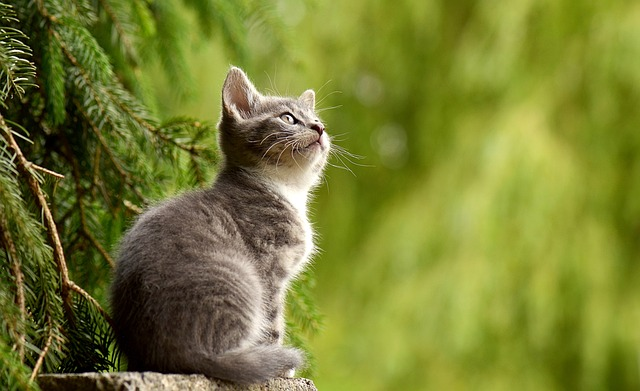
#> input picture img.jpg, 640 x 391 px
$ jupyter execute '10_이미지변형.ipynb'
#> lines starting #> are read from the running program, lines starting #| are printed output that depends on the picture; after the words box and inside, x2 and y2 are one past the last pixel; in counts of white or black regions, pixels touching at a corner belong together
## 이미지 변형 (흑백)

### 애초에 호출할 때부터 흑백으로 불러오기

[cell 1]
import cv2

# 흑백이긴 한데, 이건 애초에 호출할 때부터 흑백으로 불러오는 방법
img = cv2.imread('img.jpg', cv2.IMREAD_GRAYSCALE)
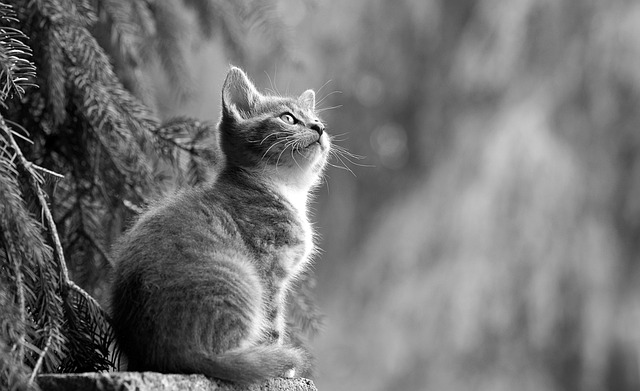
#> img: shape (391, 640); min 0, max 255, mean 115.1
cv2.imshow('Test', img)
cv2.waitKey(0)
cv2.destroyAllWindows()

### 불러온 이미지를 흑백으로 변경

[cell 2]
import cv2

img = cv2.imread('img.jpg')
#> img is the input picture: shape (391, 640, 3); mean B, G, R 49.8, 125.8, 119.1

dst = cv2.cvtColor(img, cv2.COLOR_BGR2GRAY)

cv2.imshow('Origin', img)
cv2.imshow('Gray', dst)
cv2.waitKey(0)
cv2.destroyAllWindows()

## 이미지 변형 (흐림)

### 가우시안 블러

커널 사이즈 변화에 따른 흐림

[cell 3]
import cv2

img = cv2.imread('img.jpg')

# 커널 사이즈는 주로 양수 홀수로 지정했을 때 우수한 성능을 보여줌 : (3, 3) (5, 5) (7, 7)
# 사이즈가 클 수록 흐림효과가 커짐
kernel_3 = cv2.GaussianBlur(img, (3, 3), 0)
kernel_5 = cv2.GaussianBlur(img, (5, 5), 0)
kernel_7 = cv2.GaussianBlur(img, (7, 7), 0)

cv2.imshow('Origin', img)
cv2.imshow('kernel_3', kernel_3)
cv2.imshow('kernel_5', kernel_5)
cv2.imshow('kernel_7', kernel_7)
cv2.waitKey(0)
cv2.destroyAllWindows()

표준편차 변화에 따른 흐림

[cell 4]
import cv2

img = cv2.imread('img.jpg')

sigma_1 = cv2.GaussianBlur(img, (0, 0), 1) # sigmaX : 가우시간 커널 x방향의 표준편차
sigma_2 = cv2.GaussianBlur(img, (0, 0), 2)
sigma_3 = cv2.GaussianBlur(img, (0, 0), 3)

cv2.imshow('Origin', img)
cv2.imshow('sigma_1', sigma_1)
cv2.imshow('sigma_2', sigma_2)
cv2.imshow('sigma_3', sigma_3)
cv2.waitKey(0)
cv2.destroyAllWindows()

## 이미지 변형 (원근)

### 사다리꼴 이미지 펼치기

[cell 5]
import cv2
import numpy as np

img = cv2.imread('newspaper.jpg')
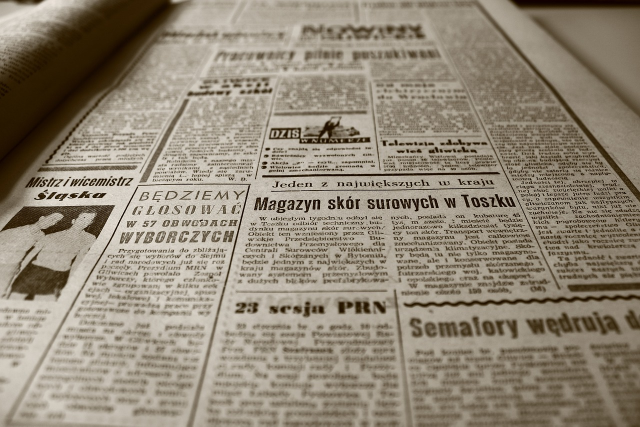
#> input picture newspaper.jpg, 1280 x 853 px (shown at 1/2 size)
#> img is the input picture: shape (853, 1280, 3); mean B, G, R 118.6, 135.1, 145.4

width, height = 640, 240

src = np.array([[511, 352], [1008, 345], [1122, 584], [455, 594]], dtype = np.float32)  # input 4개 지점
dst = np.array([[0, 0], [width, 0], [width, height], [0, height]], dtype = np.float32)  # output 4개 지점

matrix = cv2.getPerspectiveTransform(src, dst)  # src영역을 dst영역으로 바꿔주는 변환행렬 연산
result = cv2.warpPerspective(img, matrix, (width, height))  # 구한 변환행렬을 원본 이미지에 적용하여 최종 결과이미지를 얻어옴
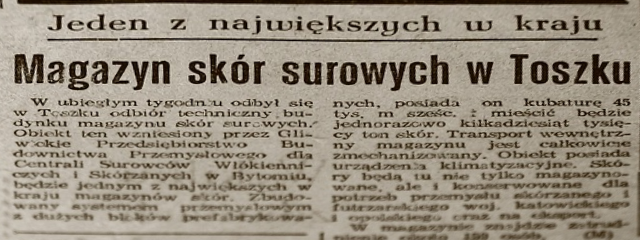
#> result: shape (240, 640, 3); mean B, G, R 125.2, 140.6, 150.2

cv2.imshow('img', img)
cv2.imshow('result', result)
cv2.waitKey(0)
cv2.destroyAllWindows()

### 회전된 이미지 올바로 세우기

[cell 6]
import cv2
import numpy as np

img = cv2.imread('poker.jpg')
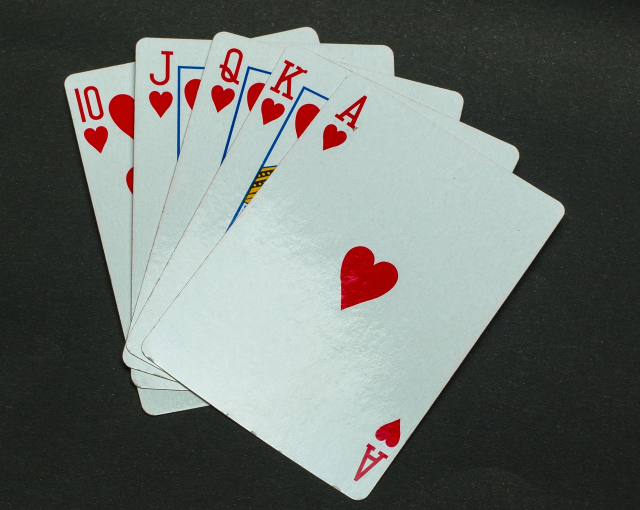
#> input picture poker.jpg, 1280 x 1020 px (shown at 1/2 size)
#> img is the input picture: shape (1020, 1280, 3); mean B, G, R 108.4, 112.6, 107.2

width, height = 530, 710

src = np.array([[702, 143], [1133, 414], [726, 1007], [276, 700]], dtype = np.float32)  # input 4개 지점
dst = np.array([[0, 0], [width, 0], [width, height], [0, height]], dtype = np.float32)  # output 4개 지점

matrix = cv2.getPerspectiveTransform(src, dst)  # src영역을 dst영역으로 바꾸기 위한 변환행렬 얻어옴
result = cv2.warpPerspective(img, matrix, (width, height))  # 변환행렬을 적용하여 최종 결과이미지를 얻어옴
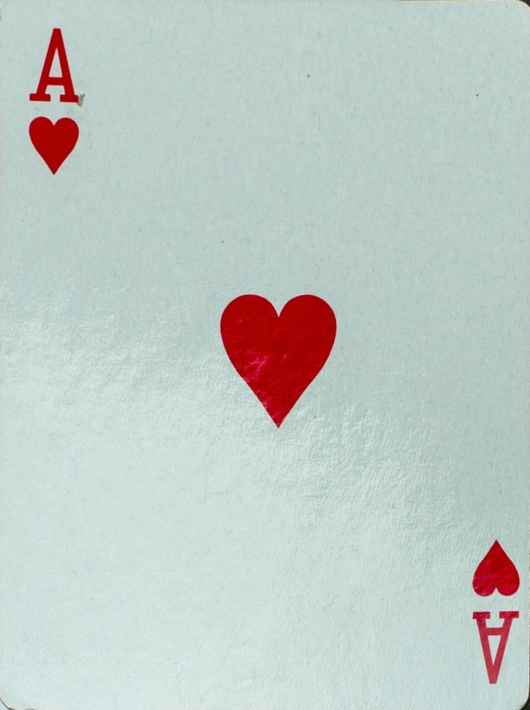
#> result: shape (710, 530, 3); mean B, G, R 198.4, 201.9, 191.6

cv2.imshow('img', img)
cv2.imshow('result', result)
cv2.waitKey(0)
cv2.destroyAllWindows()

## 이미지 변형 (이진화)

### 이진화 : 0과 1로 흰검만을 가지는 바이너리 이미지로 바꾸는 방법

[cell 7]
import cv2

img = cv2.imread('book.jpg', cv2.IMREAD_GRAYSCALE)
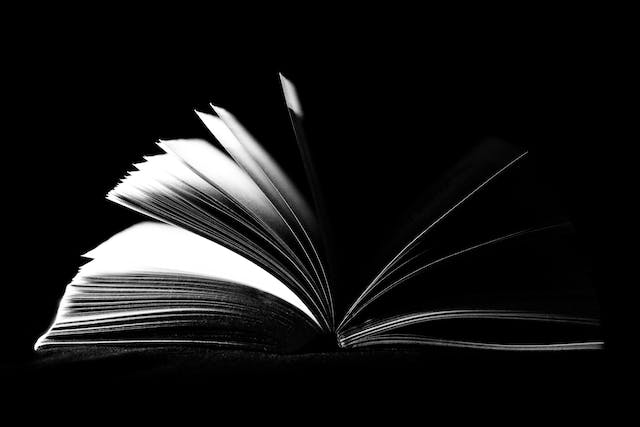
#> input picture book.jpg, 640 x 427 px
#> img is the input picture: shape (427, 640); min 0, max 255, mean 22.5

# 임계값(threshold) 기준을 127로 하여, 픽셀값이 그보다 크면 255(흰), 작으면 0(검)으로 하겠다.
_, binary = cv2.threshold(img, 127, 255, 0) # return값, 바뀐이미지
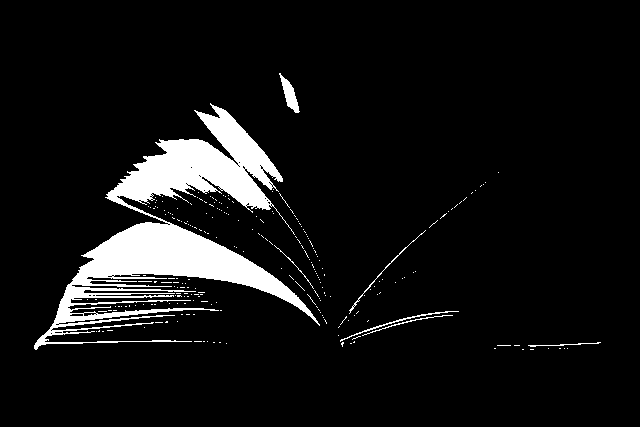
#> binary: shape (427, 640); 7.7% white; 238 white regions (231 under 20 px), largest, box (x1, y1, x2, y2) and area: (34, 103, 320, 350) 19626, (279, 73, 300, 113) 334, (340, 311, 459, 342) 196

cv2.imshow('Origin', img)
cv2.imshow('Binary', binary)
cv2.waitKey(0)
cv2.destroyAllWindows()

### Trackbar(값 변화에 따른 변형 확인)

[cell 8]
import cv2

def empty(pos):
    # print(pos)    # Trackbar 움직일 때마다 해당 값 출력
    pass    # Trackbar 움직일 때마다 별 기능 구현할 생각 없음

img = cv2.imread('book.jpg', cv2.IMREAD_GRAYSCALE)

winname = 'Trackbar'
cv2.namedWindow(winname)

# bar 이름, bar가 들어갈 창 이름, 초기값, 최대값, 이벤트 처리
cv2.createTrackbar('threshold', winname, 127, 255, empty)

while True:
    thresh = cv2.getTrackbarPos('threshold', winname)  # bar 이름, 창 이름 > 해당 Trackbar의 현재값 반환
    ret, binary = cv2.threshold(img, thresh, 255, cv2.THRESH_BINARY)
#> ret = 127

    if not ret:
        break

    cv2.imshow(winname, binary)
    if cv2.waitKey(1)==ord('q'):
#> (key q is pressed here)
        break

cv2.destroyAllWindows()

### Adaptive Threshold
이미지를 작은 영역으로 나누어 임계치 적용

[cell 9]
import cv2

def empty(pos):
    # print(pos)
    pass

img = cv2.imread('book.jpg', cv2.IMREAD_GRAYSCALE)

winname = 'Trackbar'
cv2.namedWindow(winname)

# bar 이름, bar가 들어갈 창 이름, 초기값, 최대값, 이벤트 처리
cv2.createTrackbar('block_size', winname, 25, 100, empty)   # blocksize: 홀수만 가능, 1보다는 큰 값
cv2.createTrackbar('c', winname, 3, 10, empty)  # c: 일반적으로 양수값을 사용

while True:
    block_size = cv2.getTrackbarPos('block_size', winname)  # bar 이름, 창 이름
    c = cv2.getTrackbarPos('c', winname)

    if block_size <= 1:     # 1이하면 3으로
        block_size = 3
    if block_size%2 == 0:   # 짝수이면 홀수로
        block_size += 1

    binary = cv2.adaptiveThreshold(img, 255, cv2.ADAPTIVE_THRESH_MEAN_C, cv2.THRESH_BINARY, block_size, c)
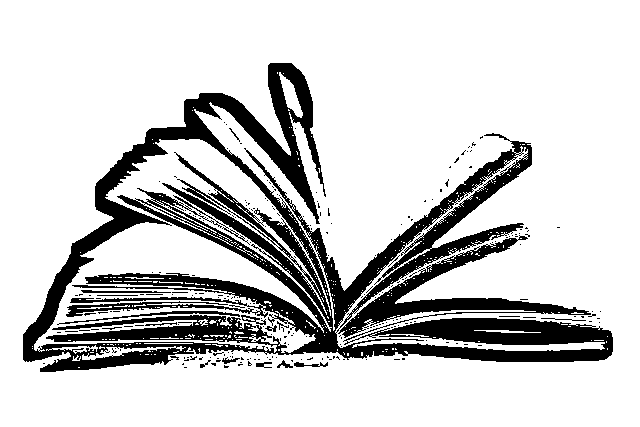
#> binary: shape (427, 640); 80.7% white; 243 black regions (226 under 20 px), largest, box (x1, y1, x2, y2) and area: (23, 63, 613, 372) 50817, (57, 311, 240, 325) 382, (81, 290, 171, 293) 172

    cv2.imshow(winname, binary)
    if cv2.waitKey(1)==ord('q'):
#> (key q is pressed here)
        break

cv2.destroyAllWindows()

### Otsu Threshold

otsu 알고리즘으로 최적의 임계치 값을 찾아줌
모든 이미지에서 성능이 뛰어나진 않고, Bimodal Image에 사용하기 적합

[cell 10]
import cv2

# 흑백이긴 한데, 이건 애초에 호출할 때부터 흑백으로 불러오는 방법
img = cv2.imread('img.jpg', cv2.IMREAD_GRAYSCALE)

ret, binary = cv2.threshold(img, 127, 255, cv2.THRESH_BINARY)
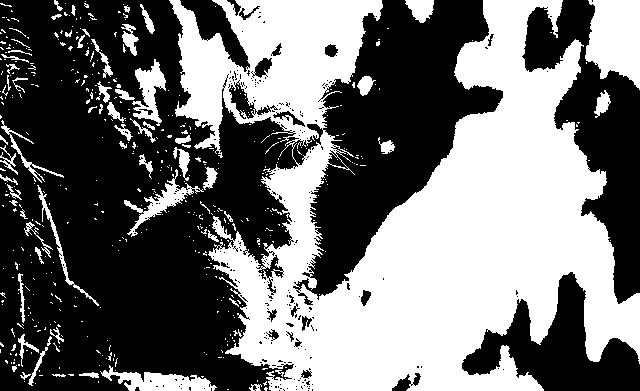
#> binary: shape (391, 640); 44.5% white; 485 white regions (419 under 20 px), largest, box (x1, y1, x2, y2) and area: (169, 0, 640, 391) 96598, (585, 0, 640, 90) 3738, (100, 365, 217, 391) 1470
ret, otsu = cv2.threshold(img, -1, 255, cv2.THRESH_BINARY|cv2.THRESH_OTSU)
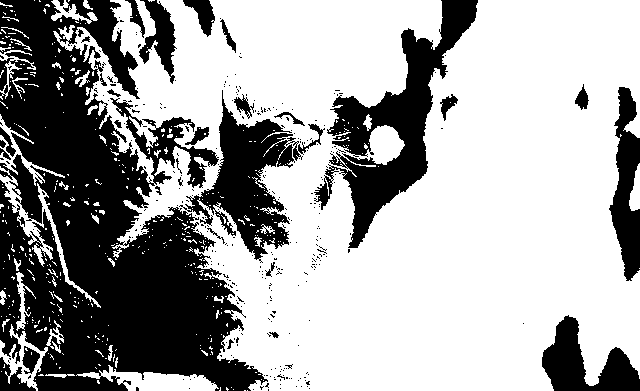
#> otsu: shape (391, 640); 64.3% white; 334 black regions (301 under 20 px), largest, box (x1, y1, x2, y2) and area: (0, 0, 268, 391) 57278, (314, 0, 478, 248) 11585, (179, 90, 325, 263) 7768
#> ret = 103

print('otsu threshold', ret)
#| otsu threshold 103.0

cv2.imshow('Test', img)
cv2.imshow('Binary', binary)
cv2.imshow('Otsu', otsu)
cv2.waitKey(0)
cv2.destroyAllWindows()
